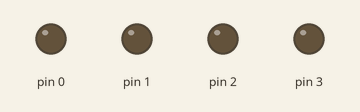
A sketch run on a simulated Arduino Uno, built with avr-gcc and run on an emulated ATmega328P. Shown: output pins drawn as LEDs (lit = HIGH).

Above: at 0.02 s.
At 0.33 s:
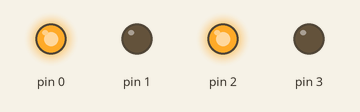
At 0.69 s:
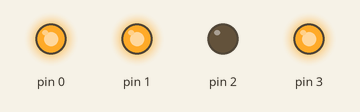
At 1.45 s:
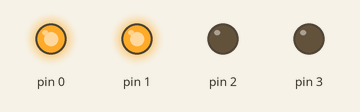
At 2.17 s:
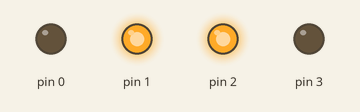
At 2.94 s:
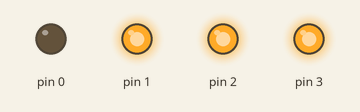
Timing chart, 0 to 3.2 s (numbered marks = the images above):
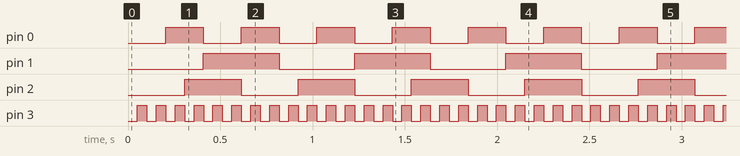

Measured:
- by itself, pin 0: alternates HIGH for 0.20 s and LOW for 0.20 s
- by itself, pin 1: alternates HIGH for 0.41 s and LOW for 0.41 s
- by itself, pin 2: alternates HIGH for 0.31 s and LOW for 0.31 s
- by itself, pin 3: alternates HIGH for 0.05 s and LOW for 0.05 s

The sketch:

Ex_6.ino
```cpp
#include <avr/io.h>
#include <avr/interrupt.h>
int count0 = 0;
int count1 = 0;
int count2 = 0;
int count3 = 0;

int main(void) {
  DDRD = 0x0F;
  SREG= 0x80;
  TCCR0A = 0x00;
  TCCR0B = 0x0B; // Set prescaler as 8 while maintaining CTC mode
  TIMSK0 = 0x06;
  TCCR2A = 0x00;
  TCCR2B = 0X0B;
  TIMSK2 = 0x06;

while(true) {

}

}

ISR(TIMER0_COMPA_vect) {
  count0++;
  if(count0==200) { // Multiplied count0 by 8(orginally 250) to make up for the prescaler being 8 times as fast
    PORTD ^=0x01;

    count0 =0;
  }
}
ISR(TIMER0_COMPB_vect) {
  count1++;
  if(count1==400) { //  Multiplied count2 by 8(orginally 1000) to make up for the prescaler being 8 times as fast
    PORTD ^=0x02;

    count1 =0;
  }
}
ISR(TIMER2_COMPA_vect) {
  count2++;
  if(count2==600) { //  Multiplied count2 by 8(orginally 1000) to make up for the prescaler being 8 times as fast
    PORTD ^=0x04;

    count2 =0;
  }
}
ISR(TIMER2_COMPB_vect) {
  count3++;
  if(count3==100) { //  Multiplied count2 by 8(orginally 1000) to make up for the prescaler being 8 times as fast
    PORTD ^=0x08;

    count3 =0;
  }
}
```
